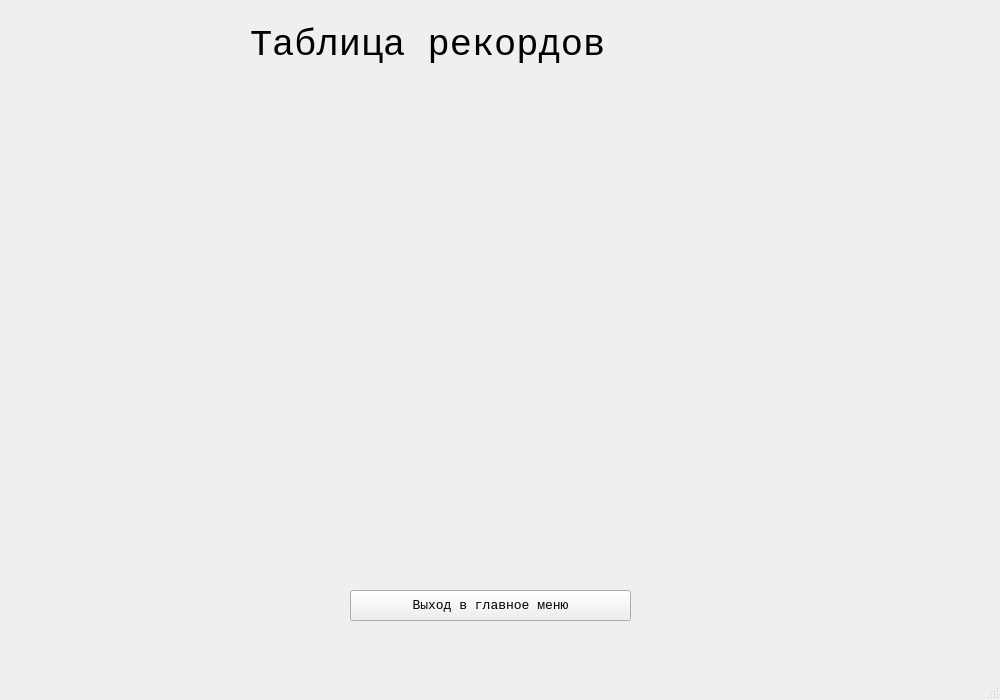
<?xml version="1.0" encoding="UTF-8"?>
<ui version="4.0">
 <class>MainWindow</class>
 <widget class="QMainWindow" name="MainWindow">
  <property name="geometry">
   <rect>
    <x>0</x>
    <y>0</y>
    <width>1000</width>
    <height>700</height>
   </rect>
  </property>
  <property name="windowTitle">
   <string>MainWindow</string>
  </property>
  <widget class="QWidget" name="centralwidget">
   <widget class="QLabel" name="label">
    <property name="geometry">
     <rect>
      <x>250</x>
      <y>0</y>
      <width>471</width>
      <height>91</height>
     </rect>
    </property>
    <property name="font">
     <font>
      <family>Courier New</family>
      <pointsize>28</pointsize>
     </font>
    </property>
    <property name="text">
     <string>Таблица рекордов</string>
    </property>
   </widget>
   <widget class="QPushButton" name="pushButton">
    <property name="geometry">
     <rect>
      <x>350</x>
      <y>590</y>
      <width>281</width>
      <height>31</height>
     </rect>
    </property>
    <property name="font">
     <font>
      <family>Courier New</family>
      <pointsize>10</pointsize>
     </font>
    </property>
    <property name="text">
     <string>Выход в главное меню</string>
    </property>
   </widget>
  </widget>
  <widget class="QMenuBar" name="menubar">
   <property name="geometry">
    <rect>
     <x>0</x>
     <y>0</y>
     <width>1000</width>
     <height>26</height>
    </rect>
   </property>
  </widget>
  <widget class="QStatusBar" name="statusbar"/>
 </widget>
 <resources/>
 <connections/>
</ui>
